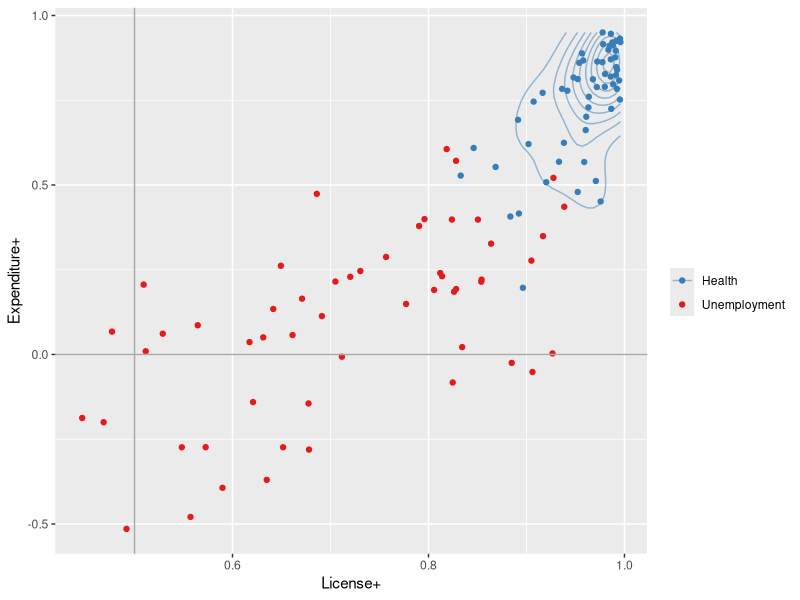

This chart was generated by the following R code: (Note: this script raises an error after producing the figure.)
require(ggplot2)
require(RColorBrewer)
require(reshape)

setwd("~/Documents/Code/R/moralecon/")

# Graph settings
cols <- brewer.pal(8,"Set1")
cols <- c(cols[2], cols[1], cols[3:8]) # inverts red/blue order

# Data
# International Social Survey Programme, 1985-2006
#
# lic = license to act ("government is responsible for...") scaled [0,1]
# exp = license to spend ("government should spend more/less") scaled [-1,1]
#
issp8506 <- read.csv("data_issp8506.csv", header=TRUE, sep="\t")
issp8506 <- subset(issp8506,issue %in% c("Health","Unemployment"))
issp8506 <- na.omit(issp8506)
issp8506 <- droplevels(issp8506)

# Fig. 1
# License/Expenditure Policy Space for Health and Unemployment, 1985-2006
# 
fig1 <- ggplot(data=issp8506,aes(lic, exp, colour=issue)) + 
  geom_point() + geom_density2d(alpha=.5) +
  geom_hline(yintercept=0, colour="darkgrey") + 
  geom_vline(xintercept=.5, colour="darkgrey") +
  scale_colour_manual("", values = cols) +
  labs(x = "License+", y = "Expenditure+"); fig1

# Data
# International Social Survey Programme, 2006
#
# man = mandate = license*expenditure [-1,1]
# eff = efficiency ("government successful at...") scaled [-1,1]
#
issp06 <- read.csv("data_issp2006.csv", header=TRUE, sep="\t")
issp06 <- subset(issp06,issue %in% c("Health","Unemployment","Pensions"))
issp06 <- na.omit(issp06)
issp06 <- droplevels(issp06)

# Convex hulls.
df <- issp06
find_hull <- function(issp06) issp06[chull(issp06$eff, issp06$man), ]
hulls <- ddply(df, "issue", find_hull)

# Fig. 2
# Mandate/Efficiency Policy Space for Health, Pensions and Unemployment, 2006
# 
fig2 <- ggplot(data=issp06, aes(man, eff, colour=issue, fill=issue)) + 
  geom_point() + 
  geom_hline(yintercept=0, colour="darkgrey") + 
  geom_vline(xintercept=0, colour="darkgrey") +
  scale_colour_manual("", values = cols) +
  scale_fill_manual("", values = cols) +
  labs(x = "Mandate+", y = "Efficiency+"); fig2

# Fig. 2A
# Density lines
fig2a <- fig2 + geom_density2d(alpha=.5); fig2a

# Fig. 2B
# Convex hulls
fig2b <- fig2 + geom_polygon(data=hulls, alpha=.2); fig2b

ggsave(fig1,filename="moralecon.fig1.pdf")
ggsave(fig2b,filename="moralecon.fig2b.pdf")
